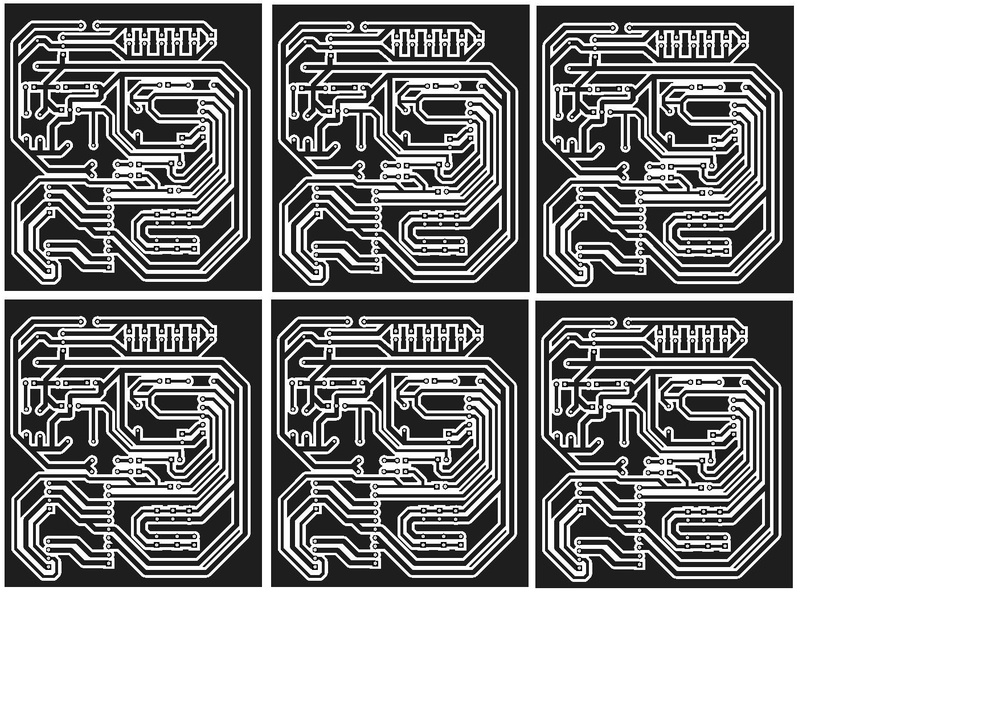
#> input picture Placa massa/Placa de potencia impressa-page-001.jpg, 999 x 706 px, shrunk from 1754 x 1240 before the run, given in place of the camera
$ python Canny.py
#> lines starting #> are read from the running program, lines starting #| are printed output that depends on the picture; after the words box and inside, x2 and y2 are one past the last pixel; in counts of white or black regions, pixels touching at a corner belong together
import cv2
import numpy as np

video = cv2.VideoCapture(0)
while(True):
    flag, img = video.read()
#> img is the input picture: shape (706, 999, 3); min 0, max 255, mean 156.6

    gray = cv2.cvtColor(img, cv2.COLOR_BGR2GRAY)
    img_filtered = cv2.GaussianBlur(gray, (5, 5), 0)
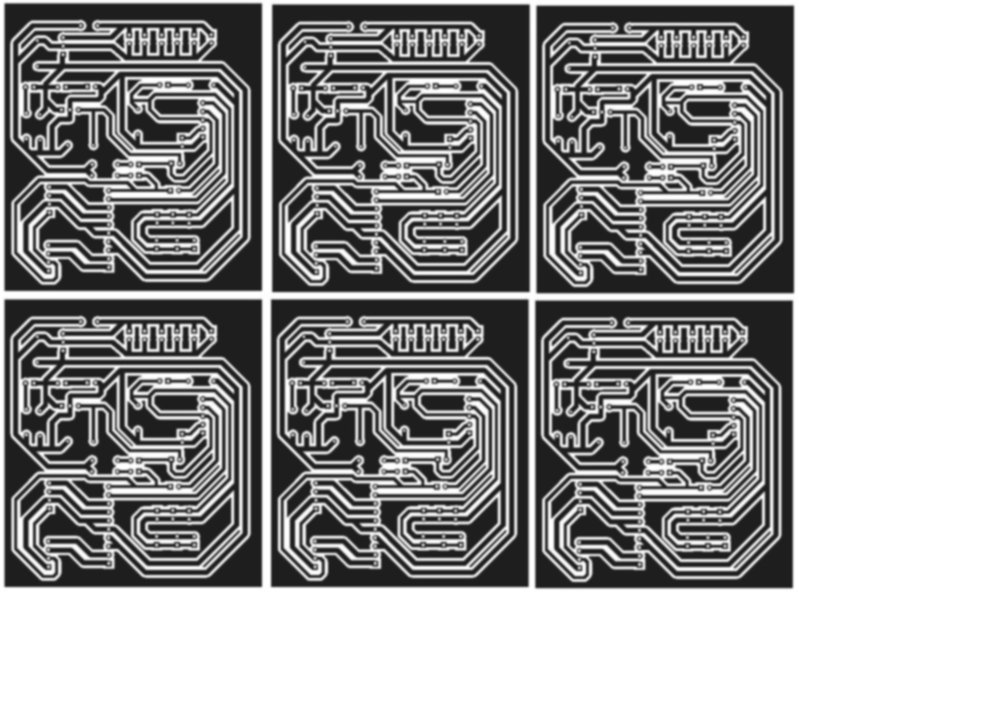
#> img_filtered: shape (706, 999); min 27, max 255, mean 156.6
    img_bin = cv2.threshold(img_filtered, 0, 255, cv2.THRESH_BINARY+cv2.THRESH_OTSU)
    edges = cv2.Canny(img_filtered,100,200)
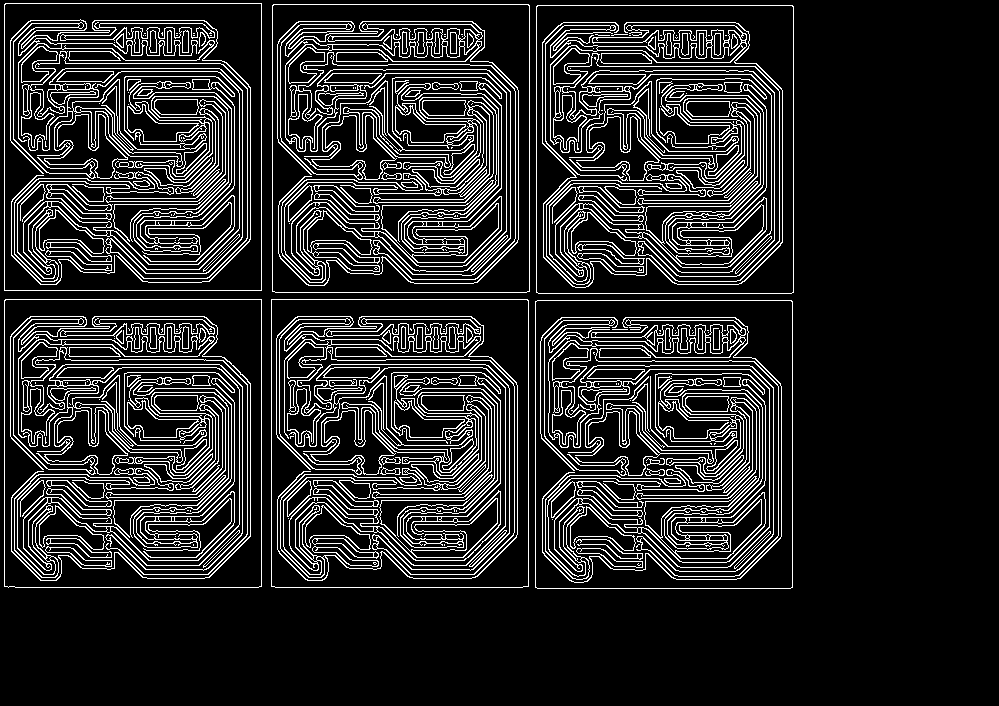
#> edges: shape (706, 999); 14.4% white in thin lines or dots, all inside (x1, y1, x2, y2) = (4, 3, 794, 589)

    cv2.imshow("Original", img)
    cv2.imshow("Canny", edges)

    if cv2.waitKey(1) & 0xFF == ord('q'):
#> (key q is pressed here)
        break


cv2.destroyAllWindows()

$ run again, on Placa massa/Placa_Logica.jpg
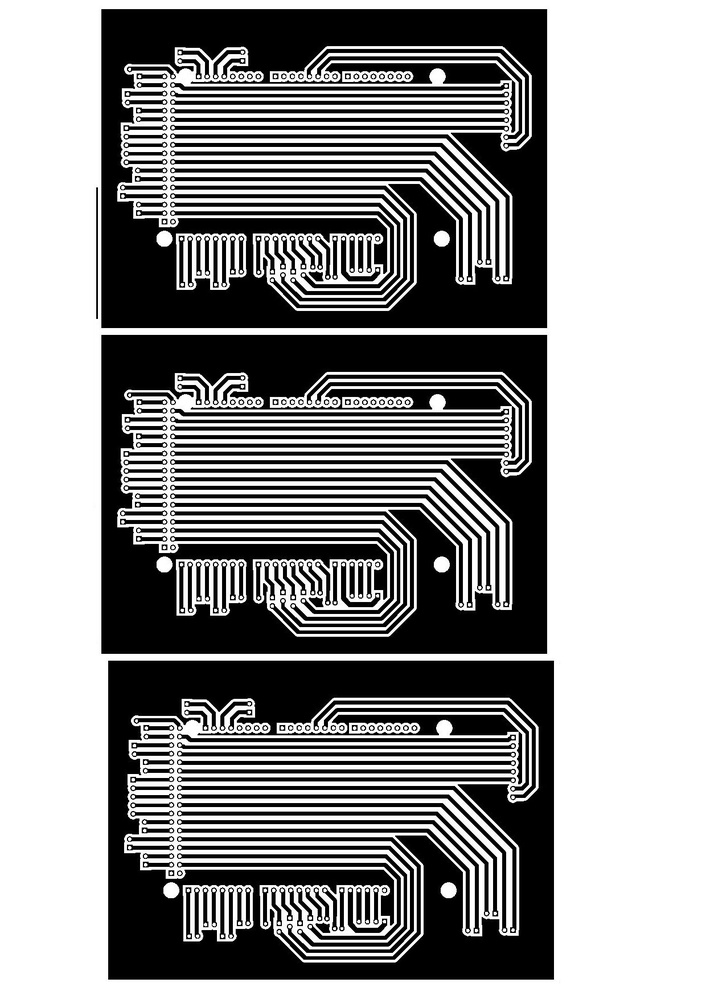
#> input picture Placa massa/Placa_Logica.jpg, 706 x 999 px, shrunk from 1240 x 1754 before the run, given in place of the camera
#> img is the input picture: shape (999, 706, 3); min 0, max 255, mean 148.4
#> `img_filtered = cv2.GaussianBlur(gray, (5, 5), 0)`:
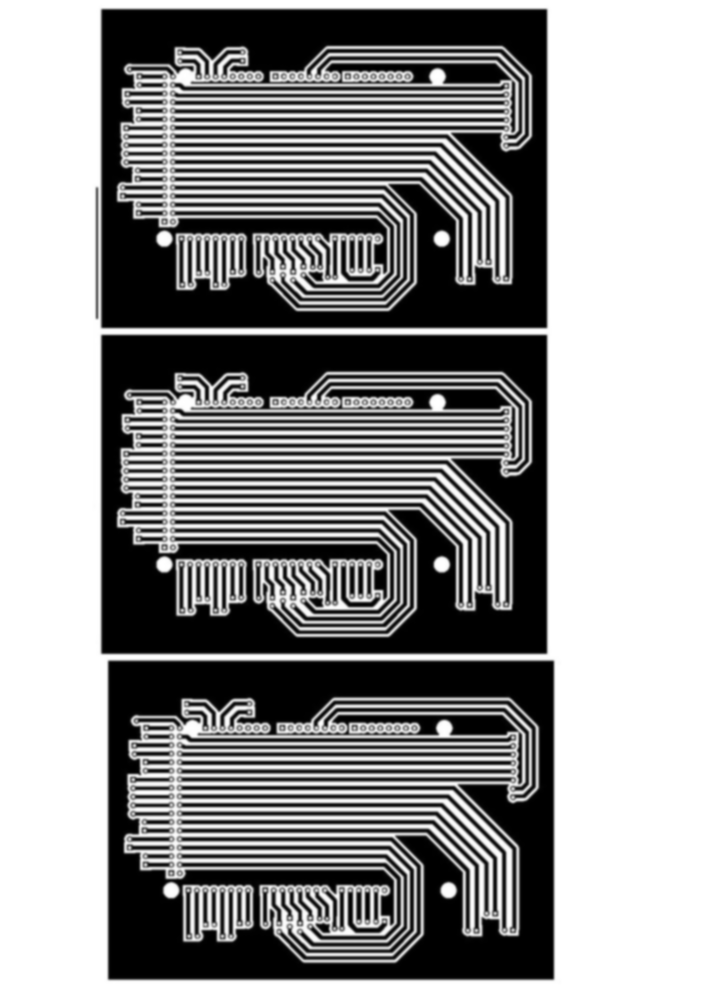
#> img_filtered: shape (999, 706); min 0, max 255, mean 148.4
#> `edges = cv2.Canny(img_filtered,100,200)`:
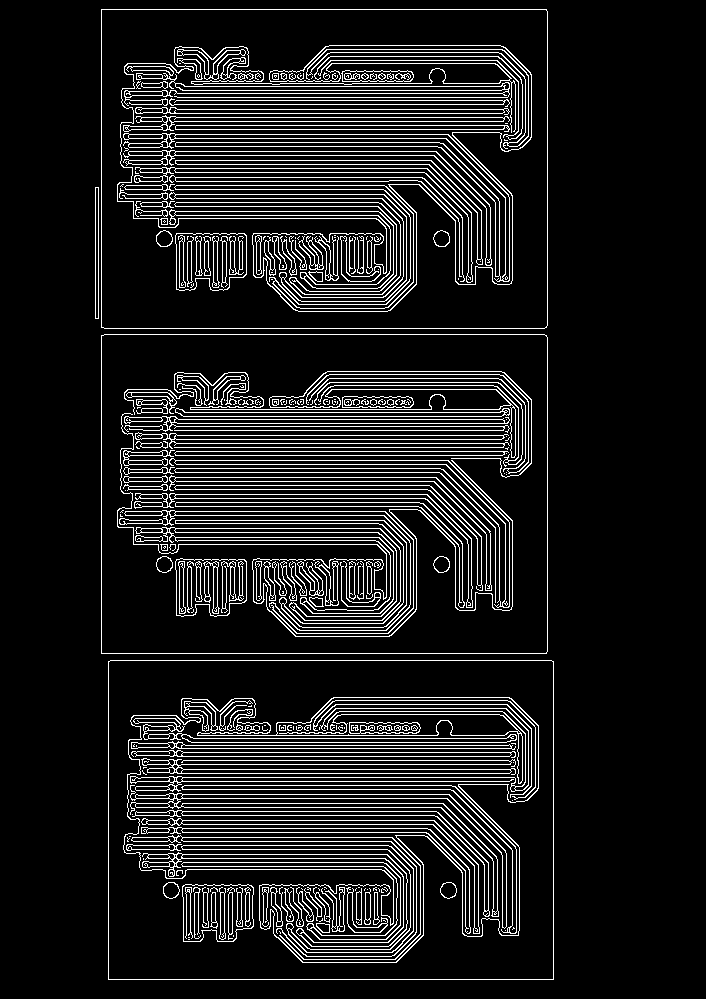
#> edges: shape (999, 706); 10.7% white in thin lines or dots, all inside (x1, y1, x2, y2) = (95, 9, 554, 980)
